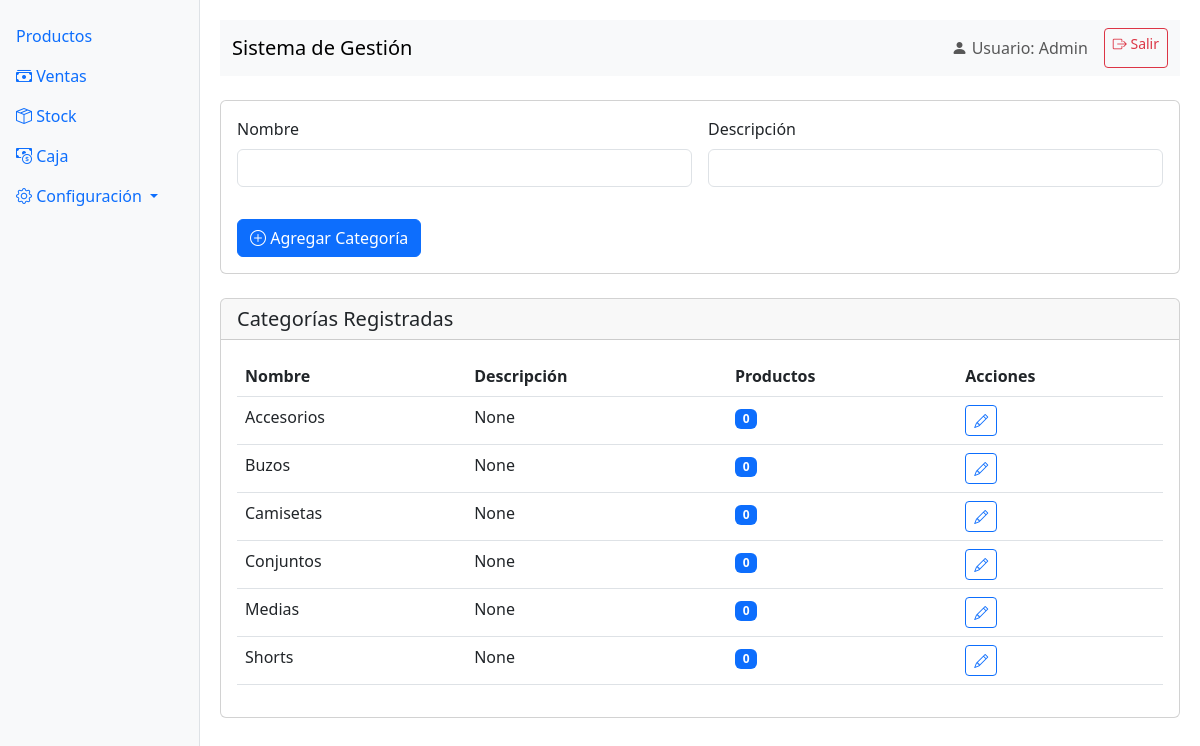
/configuracion/categorias (signed in), run on the app's committed database.
### models.py (models this page shows)
class Categoria(db.Model):
    __tablename__ = 'categorias'
    id = db.Column(db.Integer, primary_key=True)
    nombre = db.Column(db.String(50), unique=True, nullable=False)
    descripcion = db.Column(db.String(200))
    productos = db.relationship('Producto', back_populates='categoria', cascade='all, delete-orphan')

### routes/configuracion.py (the view, shortened to what this page needs)
@bp.route('/categorias', methods=['GET', 'POST'])
@login_required
def categorias():
    form = CategoriaForm()
    categorias = Categoria.query.order_by(Categoria.nombre).all()
    return render_template('configuracion/categorias.html', form=form, categorias=categorias)

### forms.py (shortened to what this page needs)
class CategoriaForm(FlaskForm):
    nombre = StringField('Nombre', validators=[DataRequired()])
    descripcion = StringField('Descripción', validators=[Optional()])

### templates/configuracion/categorias.html (shortened to what this page needs)
{% extends "base.html" %}
{% block content %}
<div class="card mb-4">
    <div class="card-body">
        <form method="post" action="{{ url_for('configuracion.categorias') }}">
            <div class="row g-3">
                <div class="col-md-6">
                    <div class="mb-3">
                        {{ form.nombre.label(class="form-label") }}
                        {{ form.nombre(class="form-control") }}
                    </div>
                </div>
                <div class="col-md-6">
                    <div class="mb-3">
                        {{ form.descripcion.label(class="form-label") }}
                        {{ form.descripcion(class="form-control") }}
                    </div>
                </div>
                <div class="col-md-12">
                    <button type="submit" class="btn btn-primary">
                        <i class="bi bi-plus-circle"></i> Agregar Categoría
                    </button>
                </div>
            </div>
        </form>
    </div>
</div>
<div class="card">
    <div class="card-header">
        <h5 class="mb-0">Categorías Registradas</h5>
    </div>
    <div class="card-body">
        <div class="table-responsive">
            <table class="table table-hover">
                <thead>
                    <tr>
                        <th>Nombre</th>
                        <th>Descripción</th>
                        <th>Productos</th>
                        <th>Acciones</th>
                    </tr>
                </thead>
                <tbody>
                    {% for categoria in categorias %}
                    <tr>
                        <td>{{ categoria.nombre }}</td>
                        <td>{{ categoria.descripcion }}</td>
                        <td>
                            <span class="badge bg-primary">{{ categoria.productos|length }}</span>
                        </td>
                        <td>
                            <a href="#" class="btn btn-sm btn-outline-primary">
                                <i class="bi bi-pencil"></i>
                            </a>
                        </td>
                    </tr>
                    {% else %}
                    <tr>
                        <td colspan="4" class="text-center">No hay categorías registradas</td>
                    </tr>
                    {% endfor %}
                </tbody>
            </table>
        </div>
    </div>
</div>
{% endblock %}

### templates/base.html (style rules this page uses)
.table-responsive { overflow-x: auto; }

### data on the page
Categoria: nombre "Accesorios", descripcion "None", productos|length "0"
Categoria: nombre "Buzos", descripcion "None", productos|length "0"
Categoria: nombre "Camisetas", descripcion "None", productos|length "0"
Categoria: nombre "Conjuntos", descripcion "None", productos|length "0"
Categoria: nombre "Medias", descripcion "None", productos|length "0"
Categoria: nombre "Shorts", descripcion "None", productos|length "0"
